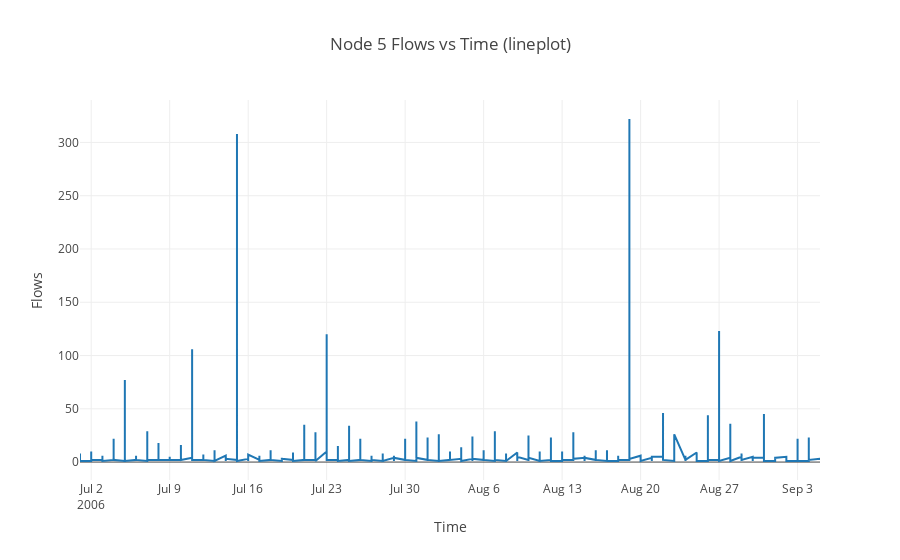

Notebook source saved alongside this figure:
### Markdown cell above
All 6 are active in node 5. We should watch out for this and see if they are used again

### Code cell
title='Node 5 Flows vs Time (lineplot)'
xlabel='Time'
x=node5df.date
ylabel='Flows'
y=node5df.f
lineplot(title,xlabel,x,ylabel,y)

### Figure 1 — Plotly figure (JSON) as saved in the notebook; plotly's stock layout.template omitted (floating-point values rounded to 4 significant figures; data arrays with more than 128 entries replaced by an {"elided": "..."} marker saying what was removed)
{"data": [{"type": "scatter", "x": {"elided": "1249 str values"}, "y": {"elided": "1249 int values"}}], "layout": {"title": "Node 5 Flows vs Time (lineplot)", "xaxis": {"title": "Time"}, "yaxis": {"title": "Flows"}}}
